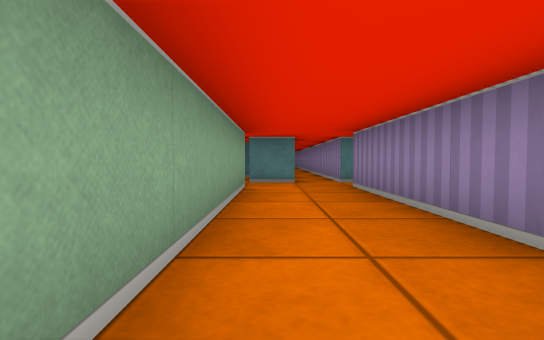
[1] (above)

20 first-person views from a walk through a cub3D ray-caster map. The camera is about half as high as the walls, tilts 2° down and sees 85° across. The floor is counted in squares. Each view is taken from the middle of a square. On the plan, view 1 faces up. The plan holds only what a view shows up to about 9 squares ahead; the rest is blank.

[2]
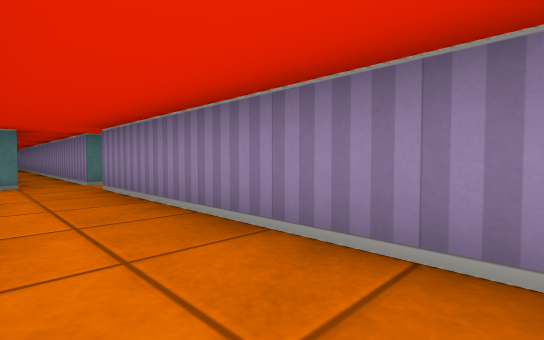

[3]
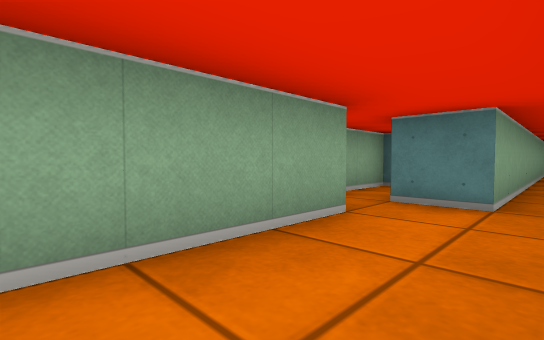

[4]
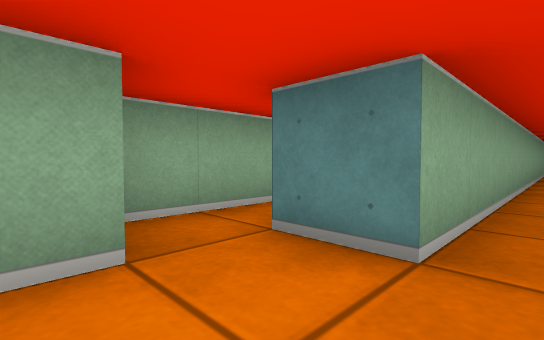

[5]
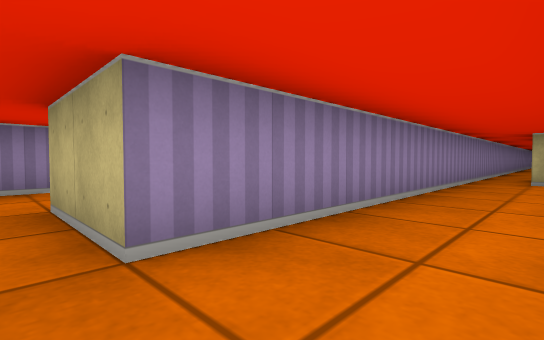

[6]
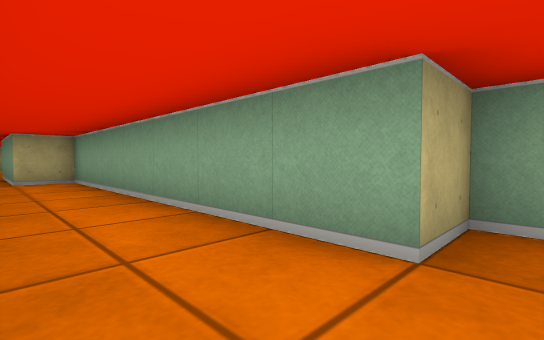

[7]
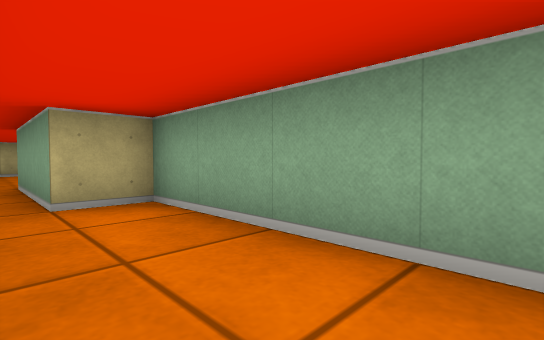

[8]
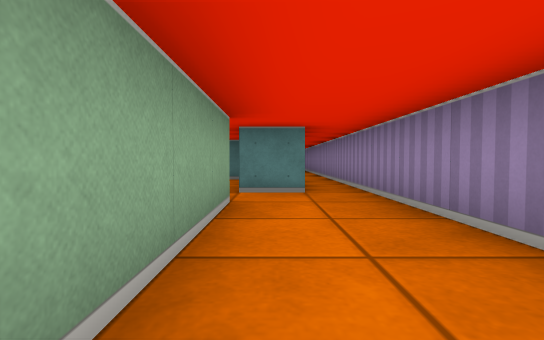

[9]
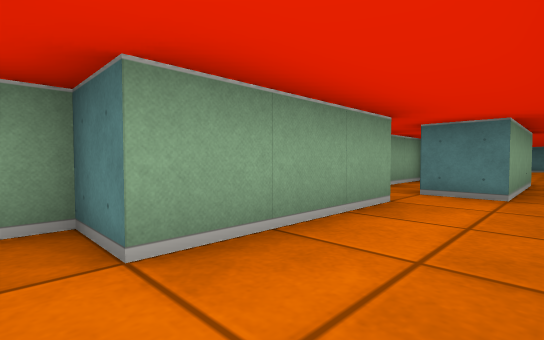

[10]
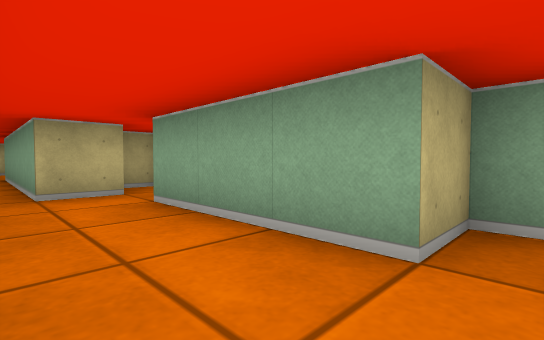

[11]
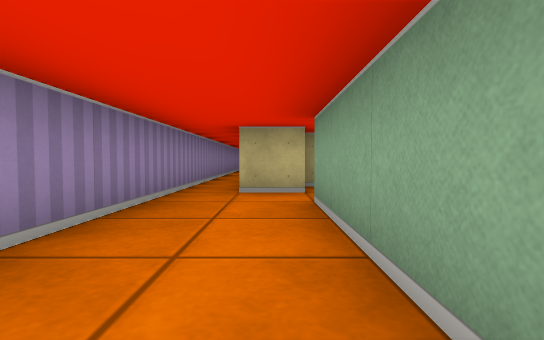

[12]
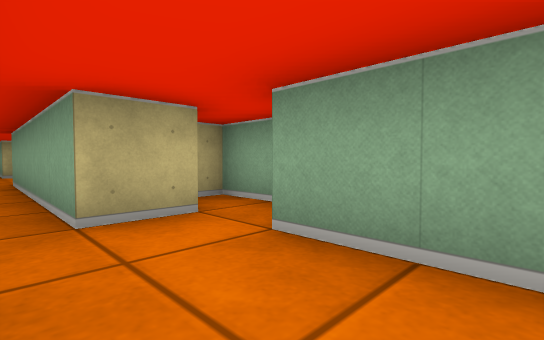

[13]
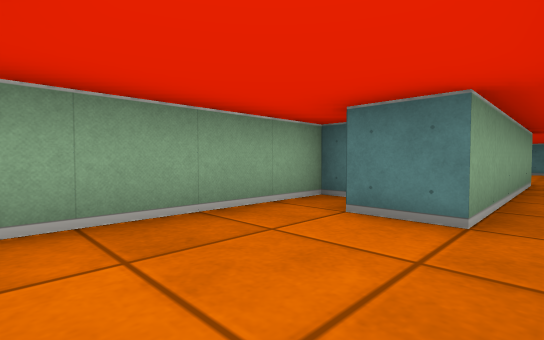

[14]
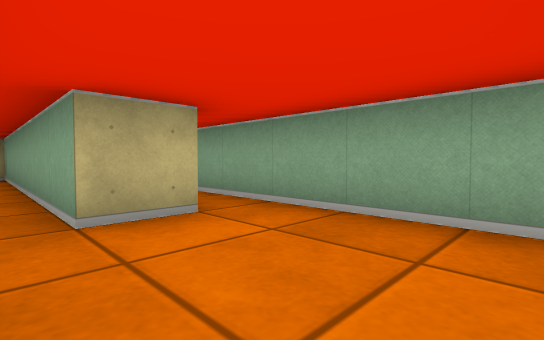

[15]
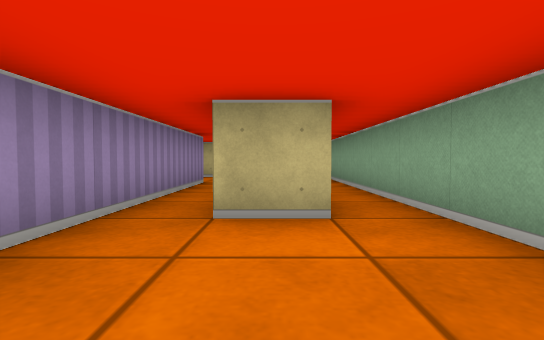

[16]
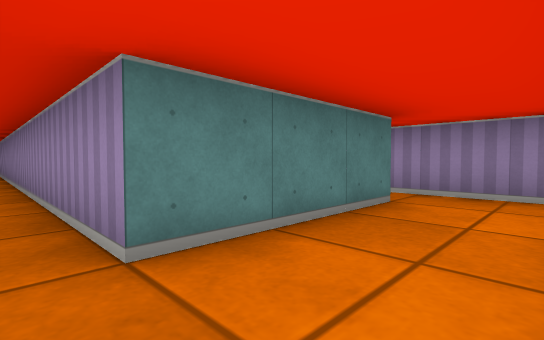

[17]
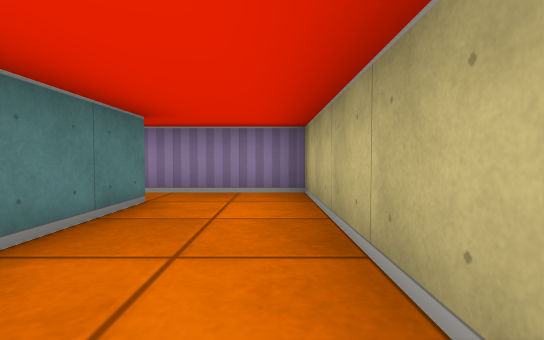

[18]
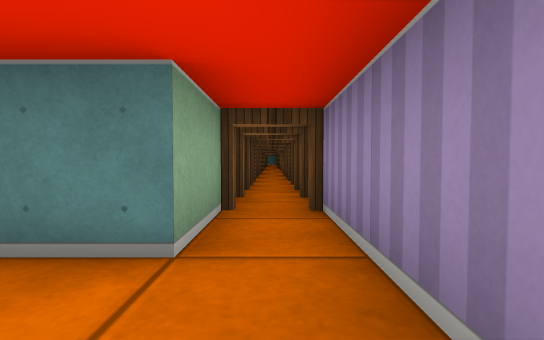

[19]
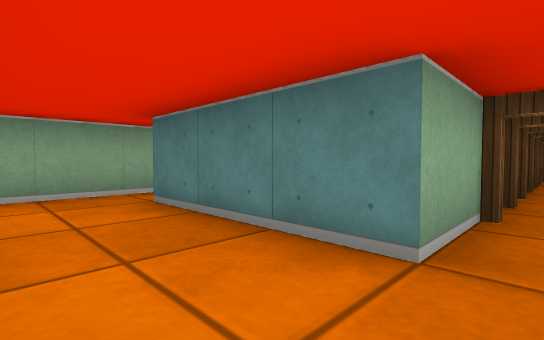

[20]
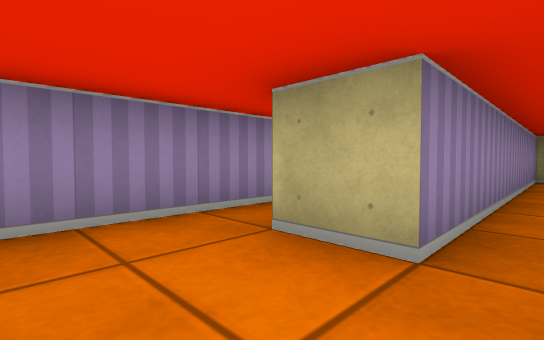

### Floor plan
Ten units are one square. View 1 is at (0, 0); x grows to the right and y downward. Boxes are objects, and circles mark ways between rooms. Rooms are numbered by the first view taken in them; rooms with no view inside come last. Other rooms are left out.
<svg viewBox="-20 -167 80 417">
<path fill="none" stroke="#000" d="M-6 -85 -15 -85 -15 -55 -5 -55 -5 5M5 -162 5 -65 -5 -65M15 -64 15 -112M15 5 15 -55 35 -55M-5 15 5 15M-5 55 -5 85 -15 85 -15 105 -5 105M-6 95 5 95M15 95 15 5M5 15 5 45 -5 45M-5 5 -5 15M15 175 15 95M-10 135 -15 135 -15 225M-5 245 -5 175 5 175M5 95 5 145 -5 145M15 235 55 235 55 179M5 175 5 245M45 149 45 215 15 215 15 175M-15 15 -15 32M-15 50 -15 55 -5 55"/>
<circle cx="10" cy="10" r="3" fill="#2a7"/>
<circle cx="10" cy="100" r="3" fill="#2a7"/>
<circle cx="-10" cy="50" r="3" fill="#2a7"/>
<circle cx="10" cy="170" r="3" fill="#2a7"/>
<text x="10" y="-120">1</text>
<text x="0" y="60">2</text>
<text x="0" y="170">3</text>
<text x="20" y="220">4</text>
<text x="-10" y="30">5</text>
</svg>
Room 1 opens to room 2. Room 2 opens to room 3. Room 2 opens to room 5. Room 3 opens to room 4.

Where each view was taken, in squares from view 1:
view 1: 0 up, 0 right, facing up
view 2: 0 up, 0 right, facing up-right
view 3: 3 up, 1 right, facing up-left
view 4: 5 up, 1 right, facing up-left
view 5: 6 up, 0 right, facing down-right
view 6: 6 up, 1 right, facing down-left
view 7: 2 up, 1 right, facing down-left
view 8: 9 down, 0 right, facing up
view 9: 9 down, 1 right, facing up-left
view 10: 5 down, 1 right, facing down-left
view 11: 5 down, 0 right, facing down
view 12: 7 down, 1 right, facing down-left
view 13: 17 down, 1 right, facing up-left
view 14: 15 down, 1 right, facing down-left
view 15: 15 down, 0 right, facing down
view 16: 23 down, 1 right, facing up-right
view 17: 23 down, 1 right, facing right
view 18: 23 down, 5 right, facing up
view 19: 23 down, 5 right, facing up-left
view 20: 16 down, 1 left, facing down-right
